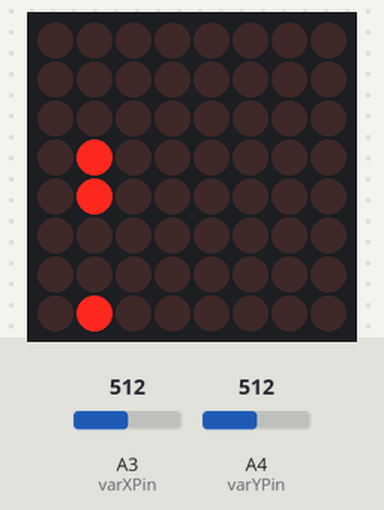
The sketch below on a simulated Arduino Uno, built with avr-gcc and run on an emulated ATmega328P. Shown: 8×8 LED matrix. Inputs (shaded band) come from the test bench; at power-on: A3 (varXPin) = 512, A4 (varYPin) = 512. Random numbers use the default seed unless the sketch sets one.

Above: at 1.2 s.
1.3 s: A3 (varXPin) set to 912
4.3 s: A3 (varXPin) set to 941
At 6.8 s:
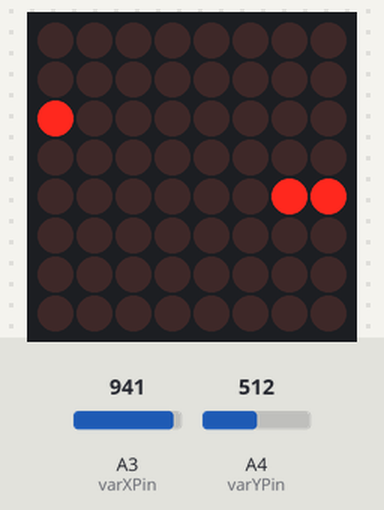
7.1 s: A4 (varYPin) set to 915
10.1 s: A4 (varYPin) set to 942
At 12.53 s:
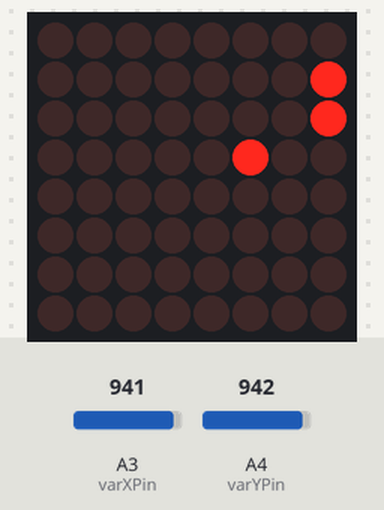
12.8 s: A4 (varYPin) set to 913
At 14.87 s:
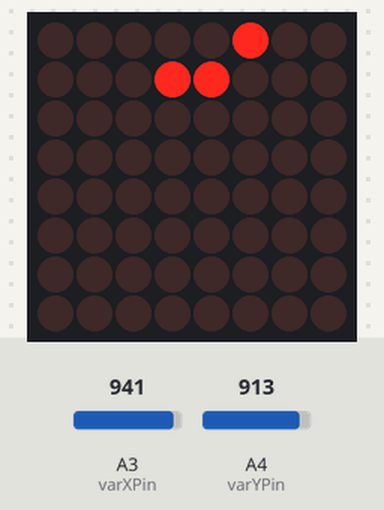
15.8 s: A3 (varXPin) set to 90
At 17.5 s:
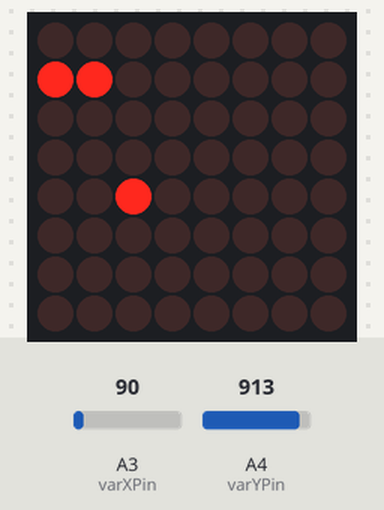
Timing chart, 0 to 19.0 s (numbered marks = the images above; inputs shaded):
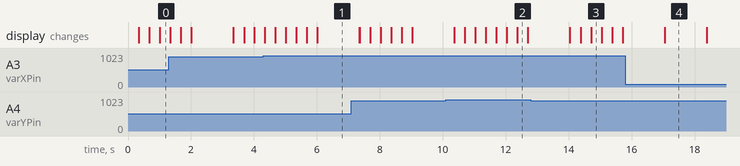

The sketch:

Snake.ino
```cpp
#include <LedControl.h>

// Need a snake struct
typedef struct S S;
struct S{
  int head[2];     // head position
  int body[64][2]; // Array for the rest of the body positions
  int len;         // Snake length
  int dir[2];      // Snake direction
};

// Need an apple struct
typedef struct A A;
struct A{
  int rPos; //The row index of the apple
  int cPos; //The column index of the apple
};

//MAX72XX led Matrix
const int DIN = 12;
const int CS = 11;
const int CLK = 10;
LedControl l_matrix = LedControl(DIN, CLK, CS,1);

const int varXPin = A3; //X Value  from Joystick
const int varYPin = A4; //Y Value from Joystick

byte pic[8] = {0,0,0,0,0,0,0,0}; //The 8 rows of the LED Matrix

S snake = {{1,1},{{0,1}, {1,1}}, 2, {1,0}}; //Initialize a snake object
A apple = {random(0,8),random(0,8)}; //Initialize an apple object

//Variables To Handle The Game Time
float oldTime = 0;
float timer = 0;
float updateRate = 3;

int i,j; // Counters

void setup() {
  // Proper wake-up call
  l_matrix.shutdown(0,false);
  /* Set the brightness to a medium values */
  l_matrix.setIntensity(0,8);
  /* and clear the display */
  l_matrix.clearDisplay(0);

  //Set Joystick Pins as INPUTs
  pinMode(varXPin, INPUT);
  pinMode(varYPin, INPUT);
}


void loop() {
  timer += calculateTimeChange();

  // Check for inputs
  int xVal = analogRead(varXPin);
  int yVal = analogRead(varYPin);

  if(xVal<100 && snake.dir[1]==0){
    snake.dir[0] = 0;
    snake.dir[1] = -1;
  }else if(xVal>923 && snake.dir[1]==0){
    snake.dir[0] = 0;
    snake.dir[1] = 1;
  }else if(yVal<100 && snake.dir[0]==0){
    snake.dir[0] = -1;
    snake.dir[1] = 0;
  }else if(yVal>923 && snake.dir[0]==0){
    snake.dir[0] = 1;
    snake.dir[1] = 0;
  }

  // We do not want to update too frequently
  if (timer > 1000/updateRate){
    timer = 0;
    Update();
  }

  Render();
}


float calculateTimeChange() {
  float currentTime = millis();
  float dt = currentTime - oldTime;
  oldTime = currentTime;
  return dt;
}


float reset() {
  for (int j=0; j<8; j++) {
    pic[j]=0;
  }
}


void Update() {
  reset();

  int newHead[2] = {snake.head[0]+snake.dir[0], snake.head[1]+snake.dir[1]};

  // Handle Borders (we can't go diagonally so it's fine)
  bool isCollision = ((newHead[0] == -1 || newHead[0] == 8 ||
     newHead[1] == -1 || newHead[1] == 8) || (snake.body[j][0] == newHead[0] && snake.body[j][1] == newHead[1]));

  for (j=0; j<snake.len; j++) {
    if (isCollision) {
      delay(1000);
      snake = {{1,1}, {{0,1},{1,1}}, 2, {1,0}}; // Reinitialise the snake object
      apple = {random(0,8), random(0,8)}; // Reinitialise the apple object
      return;
    }
  }

  // Check if the snake ate the apple
  if (newHead[0] == apple.rPos && newHead[1] == apple.cPos) {
    snake.len = snake.len+1;
    apple.rPos = random(0,8);
    apple.cPos = random(0,8);
  }
  else {
    removeFirst(); // Shift the array to the left
  }

  snake.body[snake.len-1][0] = newHead[0];
  snake.body[snake.len-1][1] = newHead[1];

  snake.head[0] = newHead[0];
  snake.head[1] = newHead[1];

  //Update the pic Array to Display(snake and apple)
  for(j=0; j<snake.len; j++){
    pic[snake.body[j][0]] |= 128 >> snake.body[j][1];
  }
  pic[apple.rPos] |= 128 >> apple.cPos;
}


void Render(){
   for(i=0;i<8;i++){
    l_matrix.setRow(0, i, pic[i]);
   }
}


void removeFirst(){
  for(j=1; j<snake.len; j++){
    snake.body[j-1][0] = snake.body[j][0];
    snake.body[j-1][1] = snake.body[j][1];
  }
}
```

Measured:
- the behaviour switches between 923 and 924 on A3 (varXPin) (found by bisection; images 0 and 1)
- the behaviour switches between 923 and 924 on A4 (varYPin) (found by bisection; images 1 and 2)
